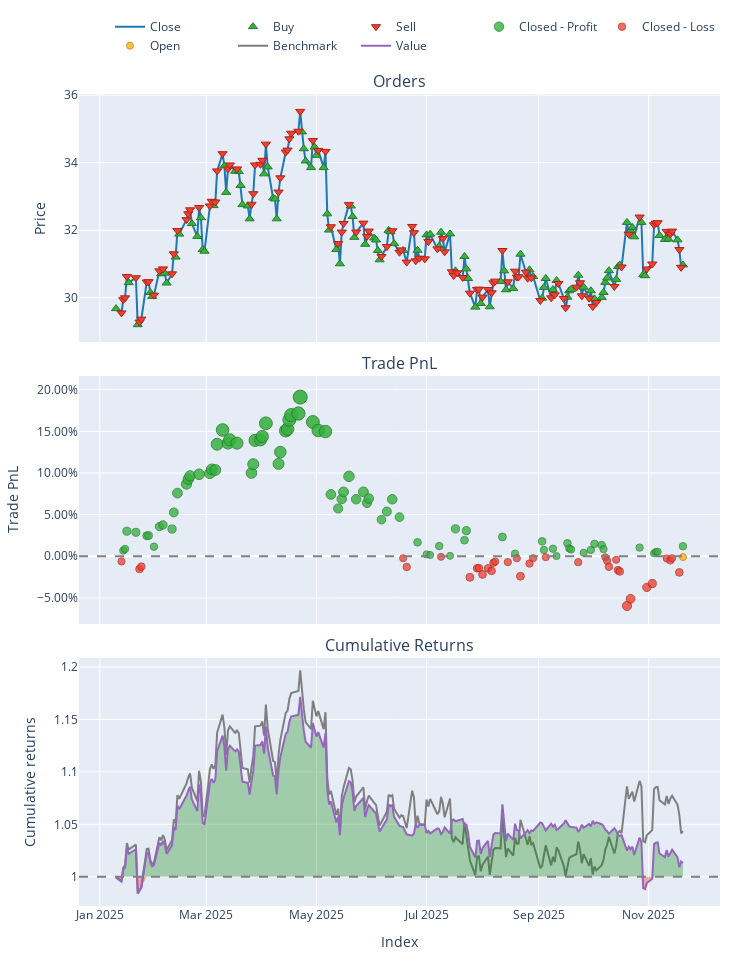

The notebook cell saved with this chart:
### Markdown cell above
#### YORW - YES

### Code cell
stock_symbol = "YORW"
# 2. Load Data
try:
    # ensuring your path is correct
    data = pd.read_csv(f'data/processed/{stock_symbol}_processed_2022.csv')
    if 'Date' in data.columns:
        data['Date'] = pd.to_datetime(data['Date'])
        data.set_index('Date', inplace=True)
    print("Data loaded successfully.")
except FileNotFoundError:
    print("Error: Data file not found. Check path.")
    sys.exit()

# 3. Split Train/Test
split_idx = int(len(data) * 0.7)
train_df = data.iloc[:split_idx]
test_df = data.iloc[split_idx:]

# --- TRAINING PHASE ---
print("Training PPO Agent...")

# Initialize Trainer (Pass config if needed, or defaults)
trainer = ModelTrainerRL(config['reinforcement_learning'])
env_params = config['reinforcement_learning']['environment']

# Create Training Environment
env_train = TradingEnvRL(
    train_df, 
    initial_balance=env_params.get('initial_balance', 10000),
    commission=env_params.get('commission', 0.001),
    lookback_window=env_params.get('lookback_window', 30),
    reward_func='profit'
)

# Train and Save
# This automatically handles the VecNormalize wrapper creation
result = trainer.train_ppo(env_train) 

# IMPORTANT: Save the model and the normalization stats to disk
# We will reload them for the test phase to ensure consistency
save_path = "models/"
trainer.save_models(save_path)
print("Training Complete. Models saved.")

# --- INFERENCE PHASE (UPDATED) ---
print("Generating Agent Predictions on Test Data...")

# 1. Load the Trained Model
model = PPO.load(os.path.join(save_path, "ppo_model"))

# 2. Create the Test Environment
# Must have the same observation space (columns) as training
env_test = TradingEnvRL(
    test_df, 
    initial_balance=env_params.get('initial_balance', 100000),
    commission=env_params.get('commission', 0.001),
    lookback_window=env_params.get('lookback_window', 30),
    reward_func='profit' 
)

# 3. Wrap it in DummyVecEnv (Required for SB3)
vec_env_test = DummyVecEnv([lambda: env_test])

# 4. Load Normalization Statistics
# This applies the Training Mean/Variance to the Test Data (Crucial!)
norm_path = os.path.join(save_path, f"ppo_vecnormalize_{stock_symbol}.pkl")
if os.path.exists(norm_path):
    vec_env_test = VecNormalize.load(norm_path, vec_env_test)
    vec_env_test.training = False     # Do not update stats on test data
    vec_env_test.norm_reward = False  # Do not normalize rewards for testing
else:
    print("WARNING: Normalization stats not found. Model predictions may be garbage.")

# 5. Run Inference Loop
obs = vec_env_test.reset()
done = [False]  # VecEnv returns done as a list/array
actions = []

while not done[0]:
    # Predict action (obs is now correctly scaled)
    action, _ = model.predict(obs, deterministic=True)
    actions.append(action[0]) # Extract single action
    
    # Step the environment
    obs, _, done, _ = vec_env_test.step(action)

print(f"Generated {len(actions)} actions.")


# --- BACKTESTING PHASE ---
print("Running Backtest...")

backtester = PortfolioBacktesterRL(env_params) 

# Note: 'actions' corresponds to the period [lookback_window : end]
# Ensure your backtester handles this alignment. 
# Usually, passing the full price_data and the lookback_window allows 
# the backtester to slice the prices correctly to match the actions.
portfolio = backtester.run_backtest(
    price_data=test_df['close'], 
    predicted_weights=np.array(actions).flatten(),
    lookback_window=env_params.get('lookback_window', 30)
)

comparison = backtester.compare_with_buy_and_hold_rl()

# Show Metrics
metrics = backtester.get_performance_metrics()
print("\n--- Strategy Performance ---")
for k, v in metrics.items():
    print(f"{k}: {v:.4f}")
    
# Plot
portfolio.plot().show()
